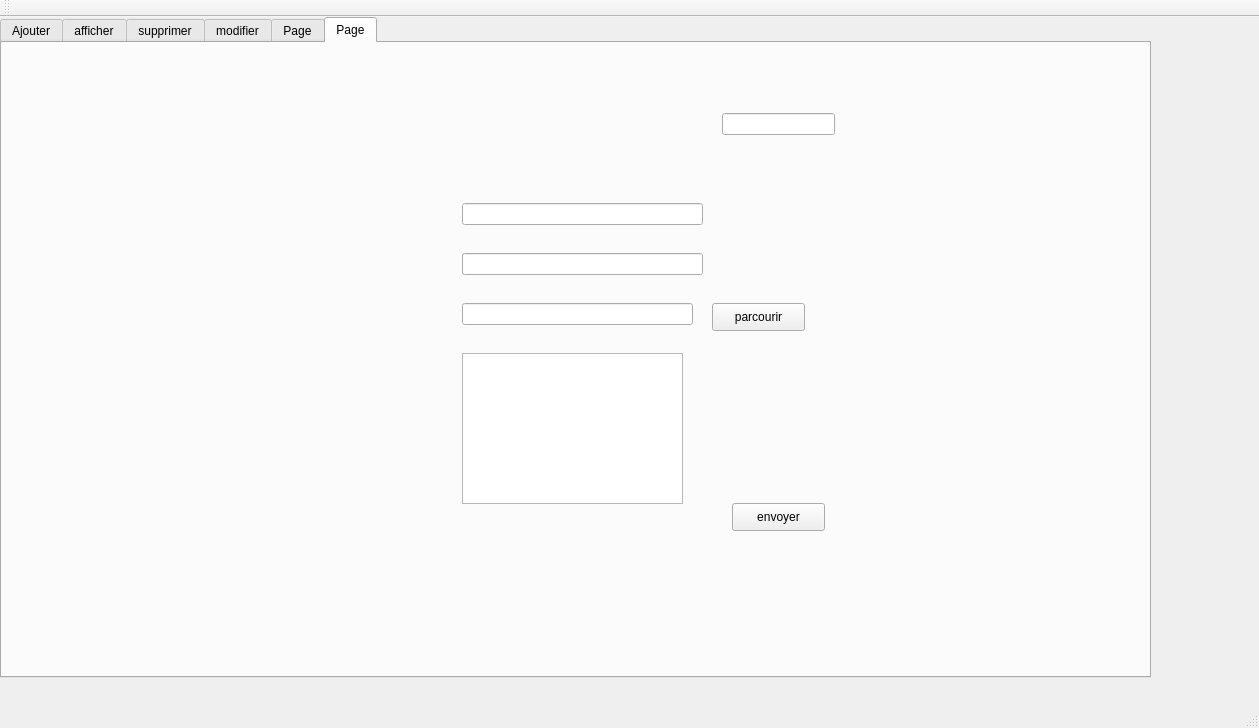
<?xml version="1.0" encoding="UTF-8"?>
<ui version="4.0">
 <class>MainWindow</class>
 <widget class="QMainWindow" name="MainWindow">
  <property name="geometry">
   <rect>
    <x>0</x>
    <y>0</y>
    <width>1259</width>
    <height>728</height>
   </rect>
  </property>
  <property name="windowTitle">
   <string>Gestion des Clients</string>
  </property>
  <widget class="QWidget" name="centralWidget">
   <widget class="QTabWidget" name="tab_vehi2">
    <property name="geometry">
     <rect>
      <x>0</x>
      <y>0</y>
      <width>1151</width>
      <height>661</height>
     </rect>
    </property>
    <property name="currentIndex">
     <number>5</number>
    </property>
    <widget class="QWidget" name="tab">
     <attribute name="title">
      <string>Ajouter</string>
     </attribute>
     <widget class="QGroupBox" name="groupBox">
      <property name="geometry">
       <rect>
        <x>0</x>
        <y>20</y>
        <width>641</width>
        <height>321</height>
       </rect>
      </property>
      <property name="title">
       <string>GroupBox</string>
      </property>
      <widget class="QLabel" name="label">
       <property name="geometry">
        <rect>
         <x>40</x>
         <y>50</y>
         <width>56</width>
         <height>16</height>
        </rect>
       </property>
       <property name="text">
        <string>matricule</string>
       </property>
      </widget>
      <widget class="QLabel" name="label_2">
       <property name="geometry">
        <rect>
         <x>40</x>
         <y>80</y>
         <width>56</width>
         <height>16</height>
        </rect>
       </property>
       <property name="text">
        <string>marque</string>
       </property>
      </widget>
      <widget class="QLabel" name="label_3">
       <property name="geometry">
        <rect>
         <x>40</x>
         <y>110</y>
         <width>56</width>
         <height>16</height>
        </rect>
       </property>
       <property name="text">
        <string>couleur</string>
       </property>
      </widget>
      <widget class="QLabel" name="label_4">
       <property name="geometry">
        <rect>
         <x>40</x>
         <y>140</y>
         <width>56</width>
         <height>16</height>
        </rect>
       </property>
       <property name="text">
        <string>panne</string>
       </property>
      </widget>
      <widget class="QLineEdit" name="mat">
       <property name="geometry">
        <rect>
         <x>120</x>
         <y>50</y>
         <width>113</width>
         <height>22</height>
        </rect>
       </property>
      </widget>
      <widget class="QLineEdit" name="mar">
       <property name="geometry">
        <rect>
         <x>120</x>
         <y>80</y>
         <width>113</width>
         <height>22</height>
        </rect>
       </property>
      </widget>
      <widget class="QLineEdit" name="cou">
       <property name="geometry">
        <rect>
         <x>120</x>
         <y>110</y>
         <width>113</width>
         <height>22</height>
        </rect>
       </property>
      </widget>
      <widget class="QLineEdit" name="panne">
       <property name="geometry">
        <rect>
         <x>120</x>
         <y>140</y>
         <width>113</width>
         <height>22</height>
        </rect>
       </property>
      </widget>
      <widget class="QPushButton" name="pb_ajout">
       <property name="geometry">
        <rect>
         <x>350</x>
         <y>240</y>
         <width>93</width>
         <height>28</height>
        </rect>
       </property>
       <property name="text">
        <string>ajouter</string>
       </property>
      </widget>
      <widget class="QLabel" name="label_6">
       <property name="geometry">
        <rect>
         <x>40</x>
         <y>180</y>
         <width>56</width>
         <height>16</height>
        </rect>
       </property>
       <property name="text">
        <string>date</string>
       </property>
      </widget>
      <widget class="QDateEdit" name="date">
       <property name="geometry">
        <rect>
         <x>120</x>
         <y>180</y>
         <width>110</width>
         <height>22</height>
        </rect>
       </property>
      </widget>
     </widget>
    </widget>
    <widget class="QWidget" name="tab_2">
     <attribute name="title">
      <string>afficher</string>
     </attribute>
     <widget class="QTableView" name="tab_vehi">
      <property name="geometry">
       <rect>
        <x>30</x>
        <y>40</y>
        <width>791</width>
        <height>371</height>
       </rect>
      </property>
     </widget>
     <widget class="QPushButton" name="pb_recherche">
      <property name="geometry">
       <rect>
        <x>140</x>
        <y>450</y>
        <width>151</width>
        <height>28</height>
       </rect>
      </property>
      <property name="text">
       <string>tri par matricule</string>
      </property>
     </widget>
     <widget class="QPushButton" name="pb_marque">
      <property name="geometry">
       <rect>
        <x>410</x>
        <y>450</y>
        <width>151</width>
        <height>28</height>
       </rect>
      </property>
      <property name="text">
       <string>tri par marque</string>
      </property>
     </widget>
     <widget class="QPushButton" name="pb_date">
      <property name="geometry">
       <rect>
        <x>660</x>
        <y>450</y>
        <width>151</width>
        <height>28</height>
       </rect>
      </property>
      <property name="text">
       <string>tri par date</string>
      </property>
     </widget>
     <widget class="QPushButton" name="pushButton">
      <property name="geometry">
       <rect>
        <x>140</x>
        <y>497</y>
        <width>151</width>
        <height>31</height>
       </rect>
      </property>
      <property name="text">
       <string>pdf</string>
      </property>
     </widget>
     <widget class="QPushButton" name="pushButton_2">
      <property name="geometry">
       <rect>
        <x>440</x>
        <y>500</y>
        <width>93</width>
        <height>28</height>
       </rect>
      </property>
      <property name="text">
       <string>excel</string>
      </property>
     </widget>
     <widget class="QPushButton" name="pushButton_3">
      <property name="geometry">
       <rect>
        <x>690</x>
        <y>500</y>
        <width>93</width>
        <height>28</height>
       </rect>
      </property>
      <property name="text">
       <string>mailing</string>
      </property>
     </widget>
    </widget>
    <widget class="QWidget" name="tab_3">
     <attribute name="title">
      <string>supprimer</string>
     </attribute>
     <widget class="QGroupBox" name="groupBox_2">
      <property name="geometry">
       <rect>
        <x>40</x>
        <y>30</y>
        <width>991</width>
        <height>491</height>
       </rect>
      </property>
      <property name="title">
       <string>GroupBox</string>
      </property>
      <widget class="QLabel" name="label_5">
       <property name="geometry">
        <rect>
         <x>40</x>
         <y>50</y>
         <width>56</width>
         <height>16</height>
        </rect>
       </property>
       <property name="text">
        <string>matricule</string>
       </property>
      </widget>
      <widget class="QLineEdit" name="le_sup">
       <property name="geometry">
        <rect>
         <x>110</x>
         <y>50</y>
         <width>113</width>
         <height>22</height>
        </rect>
       </property>
      </widget>
      <widget class="QPushButton" name="pb_sup">
       <property name="geometry">
        <rect>
         <x>0</x>
         <y>410</y>
         <width>93</width>
         <height>28</height>
        </rect>
       </property>
       <property name="text">
        <string>supprimer</string>
       </property>
      </widget>
     </widget>
    </widget>
    <widget class="QWidget" name="tab_4">
     <attribute name="title">
      <string>modifier</string>
     </attribute>
     <widget class="QGroupBox" name="groupBox_3">
      <property name="geometry">
       <rect>
        <x>10</x>
        <y>20</y>
        <width>891</width>
        <height>451</height>
       </rect>
      </property>
      <property name="title">
       <string/>
      </property>
      <widget class="QLabel" name="label_7">
       <property name="geometry">
        <rect>
         <x>40</x>
         <y>50</y>
         <width>56</width>
         <height>16</height>
        </rect>
       </property>
       <property name="text">
        <string>matricule</string>
       </property>
      </widget>
      <widget class="QLabel" name="label_8">
       <property name="geometry">
        <rect>
         <x>40</x>
         <y>80</y>
         <width>56</width>
         <height>16</height>
        </rect>
       </property>
       <property name="text">
        <string>marque</string>
       </property>
      </widget>
      <widget class="QLabel" name="label_9">
       <property name="geometry">
        <rect>
         <x>40</x>
         <y>110</y>
         <width>56</width>
         <height>16</height>
        </rect>
       </property>
       <property name="text">
        <string>couleur</string>
       </property>
      </widget>
      <widget class="QLabel" name="label_10">
       <property name="geometry">
        <rect>
         <x>40</x>
         <y>140</y>
         <width>56</width>
         <height>16</height>
        </rect>
       </property>
       <property name="text">
        <string>panne</string>
       </property>
      </widget>
      <widget class="QLineEdit" name="mat_2">
       <property name="geometry">
        <rect>
         <x>120</x>
         <y>50</y>
         <width>113</width>
         <height>22</height>
        </rect>
       </property>
      </widget>
      <widget class="QLineEdit" name="mar_2">
       <property name="geometry">
        <rect>
         <x>120</x>
         <y>80</y>
         <width>113</width>
         <height>22</height>
        </rect>
       </property>
      </widget>
      <widget class="QLineEdit" name="cou_2">
       <property name="geometry">
        <rect>
         <x>120</x>
         <y>110</y>
         <width>113</width>
         <height>22</height>
        </rect>
       </property>
      </widget>
      <widget class="QLineEdit" name="panne_2">
       <property name="geometry">
        <rect>
         <x>120</x>
         <y>140</y>
         <width>113</width>
         <height>22</height>
        </rect>
       </property>
      </widget>
      <widget class="QPushButton" name="pb_ajout_2">
       <property name="geometry">
        <rect>
         <x>350</x>
         <y>240</y>
         <width>93</width>
         <height>28</height>
        </rect>
       </property>
       <property name="text">
        <string>modifier</string>
       </property>
      </widget>
      <widget class="QLabel" name="label_11">
       <property name="geometry">
        <rect>
         <x>40</x>
         <y>180</y>
         <width>56</width>
         <height>16</height>
        </rect>
       </property>
       <property name="text">
        <string>date</string>
       </property>
      </widget>
      <widget class="QDateEdit" name="date_2">
       <property name="geometry">
        <rect>
         <x>120</x>
         <y>180</y>
         <width>110</width>
         <height>22</height>
        </rect>
       </property>
      </widget>
     </widget>
    </widget>
    <widget class="QWidget" name="tab_5">
     <attribute name="title">
      <string>Page</string>
     </attribute>
     <widget class="QGroupBox" name="groupBox_5">
      <property name="geometry">
       <rect>
        <x>0</x>
        <y>0</y>
        <width>1041</width>
        <height>491</height>
       </rect>
      </property>
      <property name="title">
       <string>GroupBox</string>
      </property>
      <widget class="QLabel" name="label_12">
       <property name="geometry">
        <rect>
         <x>40</x>
         <y>50</y>
         <width>56</width>
         <height>16</height>
        </rect>
       </property>
       <property name="text">
        <string>matricule</string>
       </property>
      </widget>
      <widget class="QLineEdit" name="le_recherche">
       <property name="geometry">
        <rect>
         <x>110</x>
         <y>50</y>
         <width>113</width>
         <height>22</height>
        </rect>
       </property>
      </widget>
      <widget class="QTableView" name="tab_vehi_2">
       <property name="geometry">
        <rect>
         <x>340</x>
         <y>30</y>
         <width>661</width>
         <height>441</height>
        </rect>
       </property>
      </widget>
      <widget class="QPushButton" name="rechercher">
       <property name="geometry">
        <rect>
         <x>50</x>
         <y>410</y>
         <width>93</width>
         <height>28</height>
        </rect>
       </property>
       <property name="text">
        <string>rechercher</string>
       </property>
      </widget>
     </widget>
    </widget>
    <widget class="QWidget" name="tab_6">
     <attribute name="title">
      <string>Page</string>
     </attribute>
     <widget class="QPushButton" name="browseBtn">
      <property name="geometry">
       <rect>
        <x>710</x>
        <y>260</y>
        <width>93</width>
        <height>28</height>
       </rect>
      </property>
      <property name="text">
       <string>parcourir</string>
      </property>
     </widget>
     <widget class="QLineEdit" name="mail_pass">
      <property name="geometry">
       <rect>
        <x>720</x>
        <y>70</y>
        <width>113</width>
        <height>22</height>
       </rect>
      </property>
     </widget>
     <widget class="QLineEdit" name="rcpt">
      <property name="geometry">
       <rect>
        <x>460</x>
        <y>160</y>
        <width>241</width>
        <height>22</height>
       </rect>
      </property>
     </widget>
     <widget class="QLineEdit" name="sujet">
      <property name="geometry">
       <rect>
        <x>460</x>
        <y>210</y>
        <width>241</width>
        <height>22</height>
       </rect>
      </property>
     </widget>
     <widget class="QLineEdit" name="file">
      <property name="geometry">
       <rect>
        <x>460</x>
        <y>260</y>
        <width>231</width>
        <height>22</height>
       </rect>
      </property>
     </widget>
     <widget class="QPushButton" name="sendBtn">
      <property name="geometry">
       <rect>
        <x>730</x>
        <y>460</y>
        <width>93</width>
        <height>28</height>
       </rect>
      </property>
      <property name="text">
       <string>envoyer</string>
      </property>
     </widget>
     <widget class="QTextEdit" name="msg">
      <property name="geometry">
       <rect>
        <x>460</x>
        <y>310</y>
        <width>221</width>
        <height>151</height>
       </rect>
      </property>
     </widget>
    </widget>
   </widget>
  </widget>
  <widget class="QMenuBar" name="menuBar">
   <property name="geometry">
    <rect>
     <x>0</x>
     <y>0</y>
     <width>1259</width>
     <height>26</height>
    </rect>
   </property>
  </widget>
  <widget class="QToolBar" name="mainToolBar">
   <attribute name="toolBarArea">
    <enum>TopToolBarArea</enum>
   </attribute>
   <attribute name="toolBarBreak">
    <bool>false</bool>
   </attribute>
  </widget>
  <widget class="QStatusBar" name="statusBar"/>
 </widget>
 <layoutdefault spacing="6" margin="11"/>
 <resources/>
 <connections/>
</ui>
